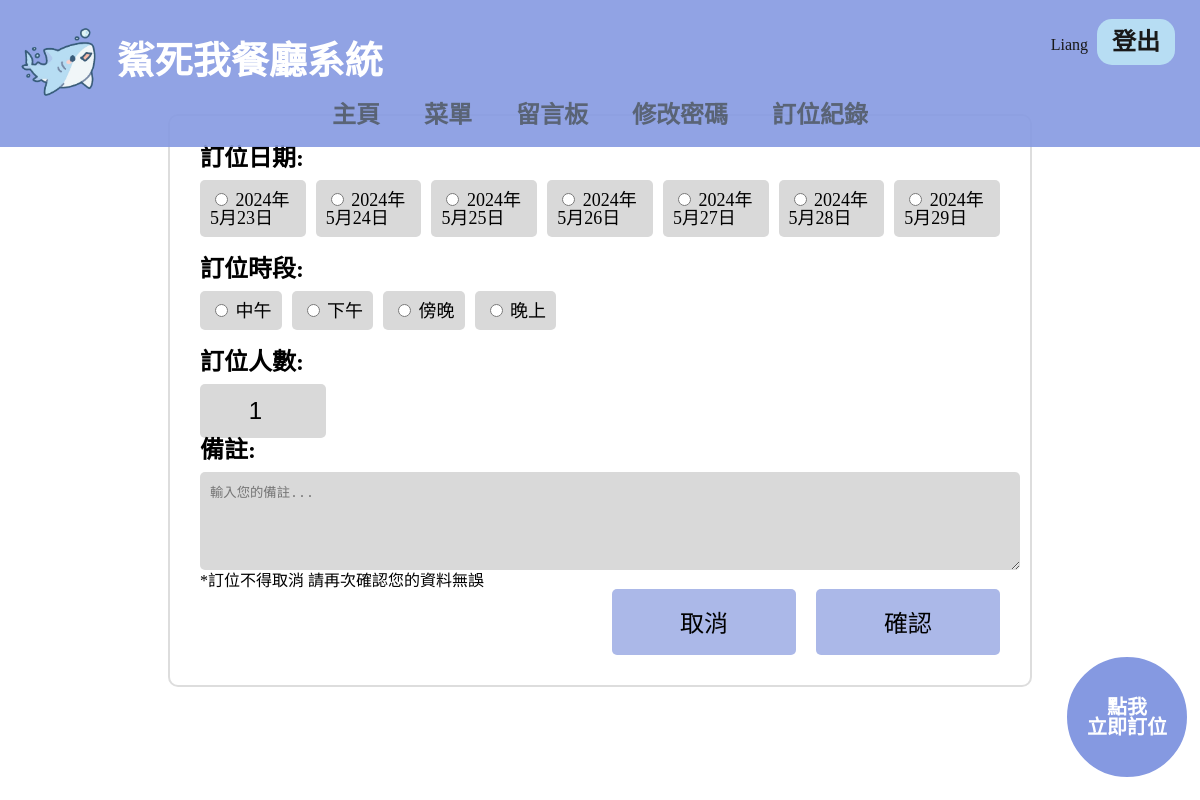
Screenshot of /userReservation/ (signed in) with the database file from the repository.
### customer/models.py (models this page shows, shortened)
class User(AbstractUser):
    sex=models.ForeignKey(Sex, on_delete=models.CASCADE, null=True)

class Time(models.Model):
    name=models.CharField(max_length=50)
    timeStart=models.TimeField()
    timeEnd=models.TimeField()
    numberOfPeopleMax=models.IntegerField(default=100)

### customer/views.py (the view, shortened to what this page needs)
# urls.py: path('userReservation/', userReservation,  name='userReservation'), #訂位
def userReservation(request):
    if request.user.is_active:
        if request.user.is_superuser:
            redirect('home')
        dateList = []
        for i in range(1, 8):
            future_date = datetime.today().date() + timedelta(days=i)
            dateList.append(future_date)
        timeList = Time.objects.all().order_by('timeStart')
        return render(request, 'userReservation.html', locals())
    msg='尚未登入不可訂位，請先登入'
    return render(request, 'error.html', locals())

### template/html/userReservation.html (shortened to what this page needs)
<!DOCTYPE html>
<html lang="zh-TW">
<head>
</head>
{% include 'header.html' %}
<body>
    <div class="page-container">
        <div class="reservation-box">
            <form action="/userReservation/" method="post">
                <div class="section-title">訂位日期:</div>
                <div class="button-group">
                    {% for date in dateList %}
                    <label class="date-button">
                        <input type="radio" name="date" value="{{ date }}">
                        {{ date }}
                    </label>
                    {% endfor %}
                </div>
                <div class="section-title">訂位時段:</div>
                <div class="button-group">
                    {% for time in timeList %}
                    <label class="time-button">
                        <input type="radio" name="time" value="{{ time.id }}">
                        {{ time.name }}
                    </label>
                    {% endfor %}
                </div>
                <div class="section-title">訂位人數:</div>
                <div class="number-input">
                    <input type="number" name="numberOfPeople" min="1" value="1" class="number-display">
                </div>
                <div class="section-title">備註:</div>
                <textarea name="note" class="textarea" placeholder="輸入您的備註..."></textarea>
                <d>*訂位不得取消  請再次確認您的資料無誤</d>
                <div class="submit-group">
                    <button type="button" class="submit-button" onclick="history.back();">取消</button>
                    <button type="submit" class="submit-button">確認</button>
                </div>
            </form>
        </div>
    </div>
</body>
</html>

### template/html/header.html (shortened to what this page needs)
<!DOCTYPE html>
<html lang="en">
  <head>
    <link rel="stylesheet" href="/static/CSS/reset.css" />
    <link rel="stylesheet" href="/static/CSS/header.css" />
  </head>
  <body class="head">
    {% load static %}
    <nav class="menuhead">
      <div class="twoside">
        <div class="title">
          <img class="imgShark" alt="shark" src="{% static 'img/shark.png' %}" />
          <h1 class="resname">鯊死我餐廳系統</h1>
        </div>
        <div class="log">
          {% if request.user.is_active %}
            {{ request.user.first_name }}
            <a href="/logout/" class="Options">登出</a>
          {% else %}
            <a href="/login/" class="Options">登入</a>
            <a href="/register/" class="Options">註冊</a>
          {% endif %}
        </div>
      </div>
      <div class="Function">
        <a href="/" class="Options">主頁</a>
        <a href="/menuAll/" class="Options">菜單</a>
        <a href="/comment/" class="Options">留言板</a>
        {% if request.user.is_authenticated %}
          {% if not request.user.is_superuser %}
            <a href="/userModify/" class="Options">修改密碼</a>
            <a href="/reserveAll/" class="Options">訂位紀錄</a>
          {% else %}
            <a href="/reserveAll/" class="Options">訂位資料</a>
          {% endif %}
        {% endif %}
      </div>
    </nav>
    <div class="footer-section image-right">
      {% if not request.user.is_superuser and request.user.is_authenticated %}
        <a href="/userReservation/">
          <p
            style="
              color: white;
              border: 3px solid white;
              font-size: 20px;
              font-weight: bold;
              text-align: center;
              padding: 40px 20px;
              position: fixed;
              bottom: 20px;
              right: 10px;
              background-color: #8599e1;
              border-radius: 100px;
              z-index: 5;
            "
          >
            點我<br />
            立即訂位
          </p>
        </a>
      {% endif %}
    </div>
  </body>
</html>

### static/CSS/header.css (style rules this page uses)
.head { width: 100%; }
.menuhead { width: 100%; padding: 20px 0; background-color: #8599e1; position: fixed; top: 0; opacity: 90%; z-index: 999; }
.twoside { display: flex; justify-content: space-between; margin-left: 20px; }
.title { display: flex; justify-content: start; text-align: center; align-items: center; }
.imgShark { width: 10%; }
.resname { font-size: 38px; font-weight: bold; color: white; padding-left: 20px; }
.log { margin-right: 20px; margin-top: 10px; color: black; }
.log a { color: black; background-color: #b0daf2; text-decoration: none; font-size: 24px; padding: 10px 15px; margin: 0 5px; font-weight: bold; border-radius: 15px; }
.Function { text-align: center; }
.Function a { color: #495468; text-decoration: none; font-size: 24px; padding: 10px 20px; font-weight: bold; border-radius: 15px; }

### template/html/userReservation.html (style rules this page uses)
.page-container { height: 100vh; display: flex; justify-content: center; align-items: center; }
.reservation-box { background-color: white; padding: 30px; border: 2px solid #ddd; border-radius: 10px; max-width: 800px; margin: 0 auto; }
.section-title { font-size: 24px; font-weight: bold; margin-bottom: 10px; }
.button-group { display: flex; gap: 10px; margin-bottom: 20px; }
.date-button, .time-button { background-color: #D9D9D9; padding: 10px; border: none; border-radius: 5px; font-size: 18px; cursor: pointer; }
.number-input { display: flex; gap: 10px; align-items: center; }
.number-display { width: 122px; height: 52px; background-color: #D9D9D9; text-align: center; font-size: 24px; border: none; border-radius: 5px; }
.textarea { background-color: #D9D9D9; border-radius: 5px; border: none; width: 100%; height: 78px; padding: 10px; }
.submit-group { display: flex; justify-content: flex-end; gap: 20px; }
.submit-button { width: 184px; height: 66px; background-color: #ABB8E8; border: none; border-radius: 5px; font-size: 24px; cursor: pointer; }

### rows the page displays
User: user.first_name "Liang"
Time: name "中午"
Time: name "下午"
Time: name "傍晚"
Time: name "晚上"

### other values shown
{{ date }} "2024年5月23日" "2024年5月24日" "2024年5月25日" "2024年5月26日" "2024年5月27日" "2024年5月28日" "2024年5月29日"
